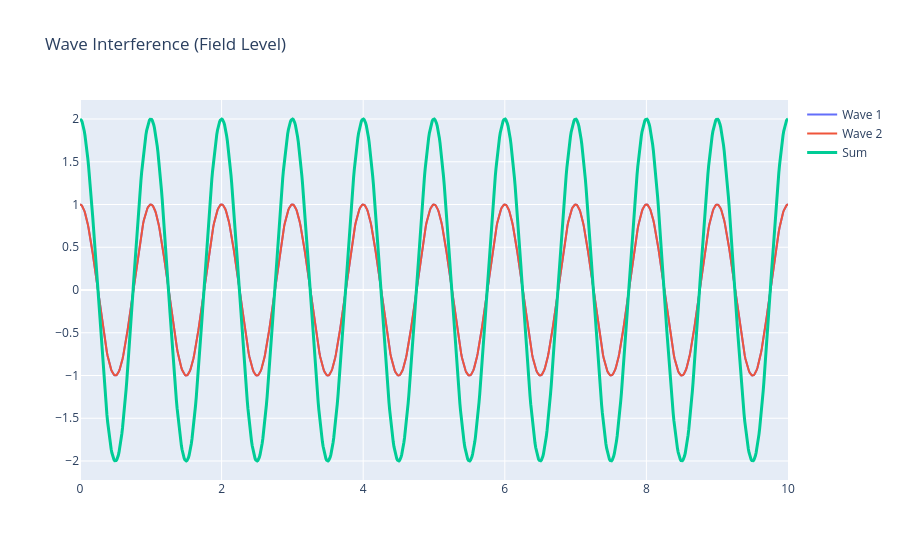

This figure's notebook cell:
### Markdown cell above
## Core Equation

The resulting intensity of two interfering waves:

$$
I = I_1 + I_2 + 2\sqrt{I_1 I_2}\cos(\delta)
$$

where:
- $\delta$ = phase difference
- $I_1, I_2$ = individual intensities

### Code cell
import numpy as np
import plotly.graph_objects as go

x = np.linspace(0, 10, 1000)

# Two waves
k = 2*np.pi
phi = 0

wave1 = np.cos(k*x)
wave2 = np.cos(k*x + phi)

total = wave1 + wave2

fig = go.Figure()
fig.add_trace(go.Scatter(x=x, y=wave1, name="Wave 1"))
fig.add_trace(go.Scatter(x=x, y=wave2, name="Wave 2"))
fig.add_trace(go.Scatter(x=x, y=total, name="Sum", line=dict(width=3)))

fig.update_layout(title="Wave Interference (Field Level)")
fig.show()

### Figure 1 — Plotly figure (JSON) as saved in the notebook; plotly's stock layout.template omitted (floating-point values rounded to 4 significant figures; data arrays with more than 128 entries replaced by an {"elided": "..."} marker saying what was removed)
{"data": [{"name": "Wave 1", "type": "scatter", "x": {"elided": "1000 float values"}, "y": {"elided": "1000 float values"}}, {"name": "Wave 2", "type": "scatter", "x": {"elided": "1000 float values"}, "y": {"elided": "1000 float values"}}, {"line": {"width": 3}, "name": "Sum", "type": "scatter", "x": {"elided": "1000 float values"}, "y": {"elided": "1000 float values"}}], "layout": {"title": {"text": "Wave Interference (Field Level)"}}}
